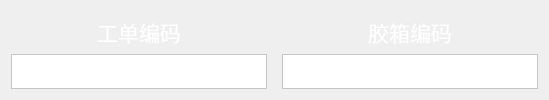
                <widget class="QWidget" name="page_8">
                 <layout class="QGridLayout" name="gridLayout_7">
                  <item row="0" column="0">
                   <layout class="QHBoxLayout" name="horizontalLayout_13" stretch="1,1">
                    <property name="spacing">
                     <number>15</number>
                    </property>
                    <item>
                     <layout class="QVBoxLayout" name="verticalLayout_11" stretch="1,0">
                      <property name="spacing">
                       <number>1</number>
                      </property>
                      <item>
                       <widget class="QLabel" name="label_36">
                        <property name="font">
                         <font>
                          <pointsize>16</pointsize>
                         </font>
                        </property>
                        <property name="styleSheet">
                         <string notr="true">color:#ffffff</string>
                        </property>
                        <property name="text">
                         <string>工单编码</string>
                        </property>
                        <property name="alignment">
                         <set>Qt::AlignCenter</set>
                        </property>
                       </widget>
                      </item>
                      <item>
                       <widget class="QTextEdit" name="LabelNolineEdit">
                        <property name="maximumSize">
                         <size>
                          <width>16777215</width>
                          <height>35</height>
                         </size>
                        </property>
                        <property name="font">
                         <font>
                          <pointsize>16</pointsize>
                         </font>
                        </property>
                        <property name="styleSheet">
                         <string notr="true">background-color: rgb(255, 255, 255);
color: rgb(33, 33, 33);</string>
                        </property>
                       </widget>
                      </item>
                     </layout>
                    </item>
                    <item>
                     <layout class="QVBoxLayout" name="verticalLayout_16" stretch="1,0">
                      <property name="spacing">
                       <number>1</number>
                      </property>
                      <item>
                       <widget class="QLabel" name="label_38">
                        <property name="font">
                         <font>
                          <pointsize>16</pointsize>
                         </font>
                        </property>
                        <property name="styleSheet">
                         <string notr="true">color:#ffffff</string>
                        </property>
                        <property name="text">
                         <string>胶箱编码</string>
                        </property>
                        <property name="alignment">
                         <set>Qt::AlignCenter</set>
                        </property>
                       </widget>
                      </item>
                      <item>
                       <widget class="QTextEdit" name="GetorderId">
                        <property name="maximumSize">
                         <size>
                          <width>16777215</width>
                          <height>35</height>
                         </size>
                        </property>
                        <property name="font">
                         <font>
                          <pointsize>16</pointsize>
                         </font>
                        </property>
                        <property name="styleSheet">
                         <string notr="true">background-color: rgb(255, 255, 255);
color: rgb(33, 33, 33);</string>
                        </property>
                       </widget>
                      </item>
                     </layout>
                    </item>
                   </layout>
                  </item>
                 </layout>
                </widget>
